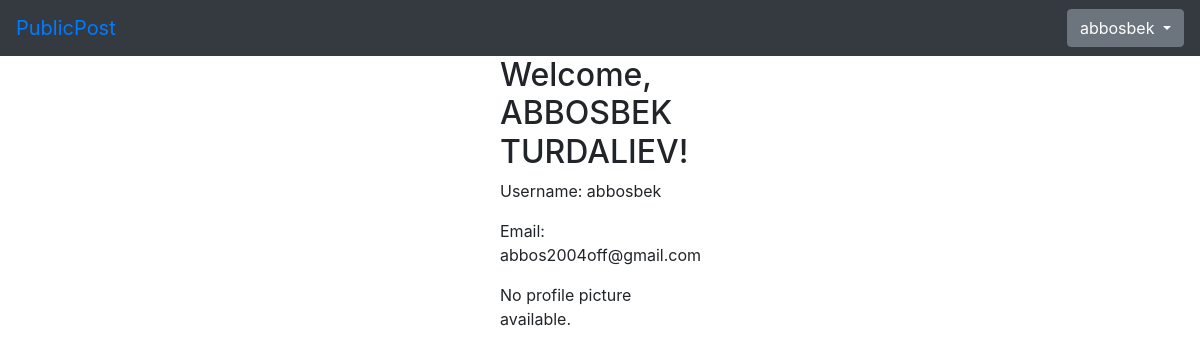
The app's page /accounts/myprofil/ (signed in) with its own data.
### accounts/models.py (models this page shows)
class CustomUser(AbstractUser):
    age = models.PositiveIntegerField(null=True ,blank=True)
    rasm = models.ImageField(upload_to='profil/',blank=True)

### accounts/views.py (the view)
# urls.py: path('myprofil/',ProfilPageView.as_view(),name='profil'),
class ProfilPageView(TemplateView):
    template_name = 'profil.html'

### templates/profil.html (shortened to what this page needs)
{% extends 'base.html' %}
{% block content %}
    {% if user.is_authenticated %}
    <div style="padding-left: 500px;
    padding-right: 500px;">
        <h2>Welcome, {{ user.get_full_name }}!</h2>
        <p>Username: {{ user.username }}</p>
        <p>Email: {{ user.email }}</p>
        {% if user.profile.picture %}
            <img src="{{ user.rasm.url }}" alt="Profile Picture">
        {% else %}
            <p>No profile picture available.</p>
        {% endif %}
    </div>
    {% else %}
        <p>Please log in to view your profile.</p>
    {% endif %}
{% endblock content %}

### templates/base.html (shortened to what this page needs)
<!DOCTYPE html>
<html lang="en">
<head>
    <link rel="stylesheet" href="https://cdn.jsdelivr.net/npm/bootstrap@4.6.2/dist/css/bootstrap.min.css">
</head>
<body>
    <nav class="navbar navbar-blue bg-dark">
        <a class="navbar-brand" href="{% url 'home' %}">
            PublicPost
        </a>
            {% if user.is_authenticated %}
            <div id='register'>
                <div class="btn-group">
                    <button type="button" class="btn btn-secondary dropdown-toggle" data-toggle="dropdown" aria-expanded="false">
                     {{user.username}}
                    </button>
                  </div>
            {% else %}
            <div id='register'>
                <a href="{% url 'login' %}" class="btn btn-primary btn-lg active" role="button" aria-pressed="true">Kirish</a>
                <a href="{% url 'signup' %}" class="btn btn-secondary btn-lg active" role="button" aria-pressed="true">Ro'yxatdan o'tish</a>
                {% endif %}
            </div>
            </nav>
    <main>
        {% block content %}
        {% endblock content %}
    </main>
</body>
</html>

### records on screen
CustomUser: username "abbosbek", get_full_name "ABBOSBEK TURDALIEV", email "abbos2004off@gmail.com"
